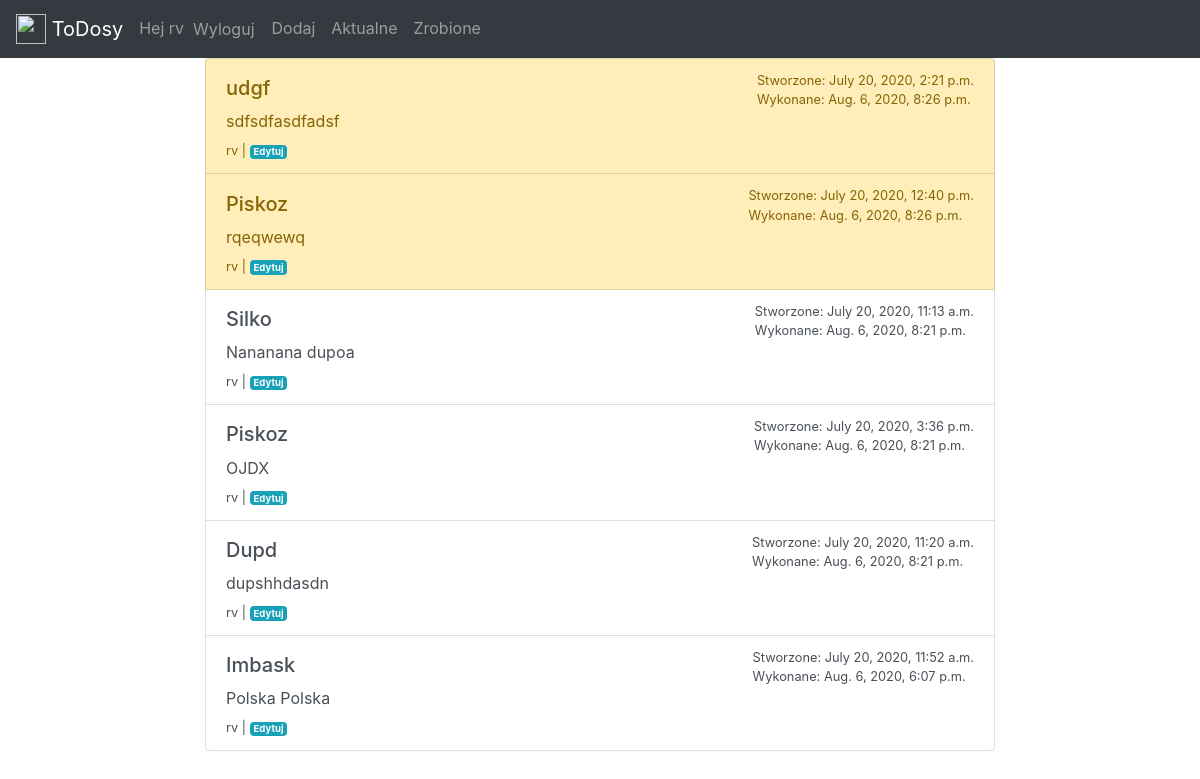
Page /zrobione/ (signed in) on the committed database.
### todo/models.py (models this page shows, shortened)
class ToDosy(models.Model):
    title = models.CharField(max_length=100)
    timestamp = models.DateTimeField(auto_now_add=True)
    memo = models.TextField(blank=True)
    wykonanie = models.DateTimeField(null=True, blank=True)
    wazne = models.BooleanField(default=False)
    user = models.ForeignKey(User, on_delete=models.CASCADE)

### todo/views.py (the view)
# urls.py: path('zrobione/', views.zrobione, name='zrobione'),
@login_required
def zrobione(request):
    zrobione = ToDosy.objects.filter(user=request.user, wykonanie__isnull=False).order_by('-wykonanie')
    return render(request, 'todo/zrobione.html', {'zrobione':zrobione})

### todo/templates/todo/zrobione.html
{% extends 'todo/base.html' %}
{% block tresc %}
<div class="row justify-content-md-center">
<div class="col-md-8">
<div class="list-group">
{% for zrobiony in zrobione %}
  <div class="list-group-item list-group-item-action {% if zrobiony.wazne %}list-group-item-warning{% endif %}">
    <div class="d-flex justify-content-between align-items-center">
      <h5 class="mb-1">{{zrobiony.title}}</h5>
      <small>Stworzone: {{zrobiony.timestamp}}
      <br>
      Wykonane: {{zrobiony.wykonanie}}</small>
    </div>
    <p class="mb-1">{{zrobiony.memo}}</p>
    <small>{{zrobiony.user}} | <a href="{% url 'zobacztodos' zrobiony.id %}" class="badge badge-info">Edytuj</a></small>
    </div>
{% endfor %}
</div>
</div>
</div>
{% endblock %}

### todo/templates/todo/base.html (shortened to what this page needs)
<!doctype html>
<html lang="en">
  <head>
    <link rel="stylesheet" href="https://stackpath.bootstrapcdn.com/bootstrap/4.5.0/css/bootstrap.min.css">
  </head>
  <body>
<nav class="navbar navbar-expand-lg navbar navbar-dark bg-dark">
<a class="navbar-brand" href="{% url 'home' %}">
    <img src="https://getbootstrap.com/docs/4.5/assets/brand/bootstrap-solid.svg" width="30" height="30" class="d-inline-block align-top" alt="" loading="lazy">
    ToDosy
  </a>
  <div class="collapse navbar-collapse" id="navbarNavAltMarkup">
    <div class="navbar-nav">
{% if user.is_authenticated %}
      <span class="navbar-text">
    Hej {{ user.username }}
  </span>
    <form action="{% url 'wyloguj' %}" method="post">
    <button class="btn nav-item nav-link">Wyloguj</button>
    </form>
    <a class="nav-item nav-link" href="{% url 'dodaj' %}">Dodaj</a>
    <a class="nav-item nav-link" href="{% url 'todosy' %}">Aktualne</a>
    <a class="nav-item nav-link" href="{% url 'zrobione' %}">Zrobione</a>
{% else %}
    <a class="nav-item nav-link" href="{% url 'rejestracja' %}">Rejestracja</a>
    <a class="nav-item nav-link" href="{% url 'zaloguj' %}">Logowanie</a>
{% endif %}
    </div>
  </div>
</nav>
{% load static %}
{% block tresc %}
{% endblock tresc %}
  </body>
</html>

### rows in the picture
ToDosy: title "udgf", timestamp "July 20, 2020, 2:21 p.m.", wykonanie "Aug. 6, 2020, 8:26 p.m.", memo "sdfsdfasdfadsf", user "rv"
ToDosy: title "Piskoz", timestamp "July 20, 2020, 12:40 p.m.", wykonanie "Aug. 6, 2020, 8:26 p.m.", memo "rqeqwewq", user "rv"
ToDosy: title "Silko", timestamp "July 20, 2020, 11:13 a.m.", wykonanie "Aug. 6, 2020, 8:21 p.m.", memo "Nananana dupoa", user "rv"
ToDosy: title "Piskoz", timestamp "July 20, 2020, 3:36 p.m.", wykonanie "Aug. 6, 2020, 8:21 p.m.", memo "OJDX", user "rv"
ToDosy: title "Dupd", timestamp "July 20, 2020, 11:20 a.m.", wykonanie "Aug. 6, 2020, 8:21 p.m.", memo "dupshhdasdn", user "rv"
ToDosy: title "Imbask", timestamp "July 20, 2020, 11:52 a.m.", wykonanie "Aug. 6, 2020, 6:07 p.m.", memo "Polska Polska", user "rv"

### other values in the picture
{{ user.username }} "rv"
